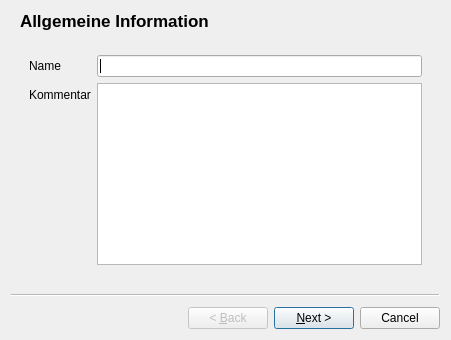
<?xml version="1.0" encoding="UTF-8"?>
<ui version="4.0">
 <class>MeasurementWizard</class>
 <widget class="QWizard" name="MeasurementWizard">
  <property name="geometry">
   <rect>
    <x>0</x>
    <y>0</y>
    <width>451</width>
    <height>340</height>
   </rect>
  </property>
  <property name="windowTitle">
   <string>Messungsassistent</string>
  </property>
  <widget class="QWizardPage" name="wpGeneralInformation">
   <property name="title">
    <string>Allgemeine Information</string>
   </property>
   <layout class="QVBoxLayout" name="verticalLayout_8">
    <item>
     <widget class="QWidget" name="wdGeneralInformation" native="true">
      <layout class="QVBoxLayout" name="verticalLayout_7">
       <item>
        <layout class="QFormLayout" name="formLayout">
         <item row="0" column="0">
          <widget class="QLabel" name="lblName">
           <property name="text">
            <string>Name</string>
           </property>
          </widget>
         </item>
         <item row="0" column="1">
          <widget class="QLineEdit" name="editName"/>
         </item>
         <item row="1" column="0">
          <widget class="QLabel" name="lblComment">
           <property name="text">
            <string>Kommentar</string>
           </property>
          </widget>
         </item>
         <item row="1" column="1">
          <widget class="QTextEdit" name="teComment"/>
         </item>
        </layout>
       </item>
      </layout>
     </widget>
    </item>
   </layout>
  </widget>
  <widget class="QWizardPage" name="wpMeasuring">
   <property name="title">
    <string>Messung</string>
   </property>
   <layout class="QVBoxLayout" name="verticalLayout_13">
    <item>
     <widget class="QWidget" name="wdMeasuring" native="true">
      <layout class="QVBoxLayout" name="verticalLayout_12">
       <item>
        <layout class="QVBoxLayout" name="verticalLayout_11">
         <item>
          <layout class="QHBoxLayout" name="horizontalLayout">
           <item>
            <widget class="QPushButton" name="btnStartMeasuring">
             <property name="text">
              <string>Messung starten</string>
             </property>
            </widget>
           </item>
           <item>
            <widget class="QProgressBar" name="pbMeasurementProgress">
             <property name="value">
              <number>0</number>
             </property>
             <property name="format">
              <string/>
             </property>
            </widget>
           </item>
          </layout>
         </item>
        </layout>
       </item>
       <item>
        <widget class="QLabel" name="lblInfoText">
         <property name="text">
          <string/>
         </property>
        </widget>
       </item>
      </layout>
     </widget>
    </item>
   </layout>
  </widget>
 </widget>
 <resources/>
 <connections/>
</ui>
